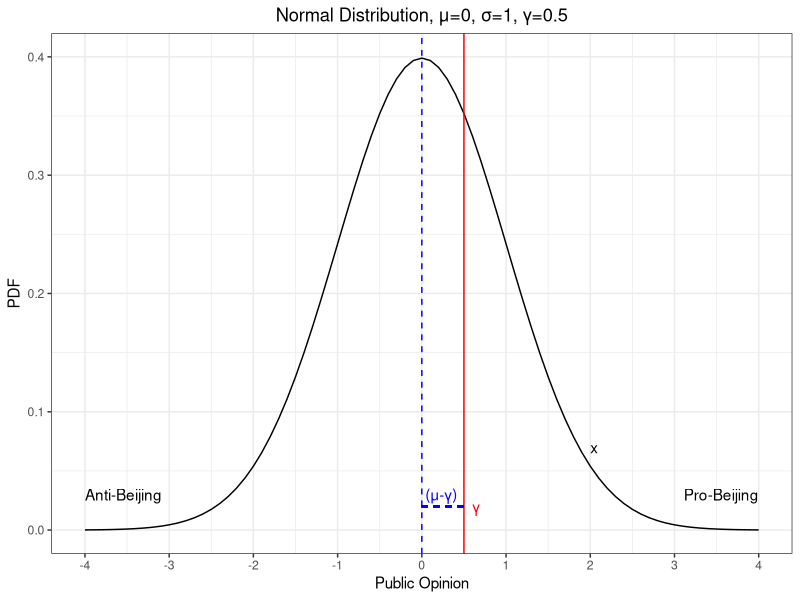
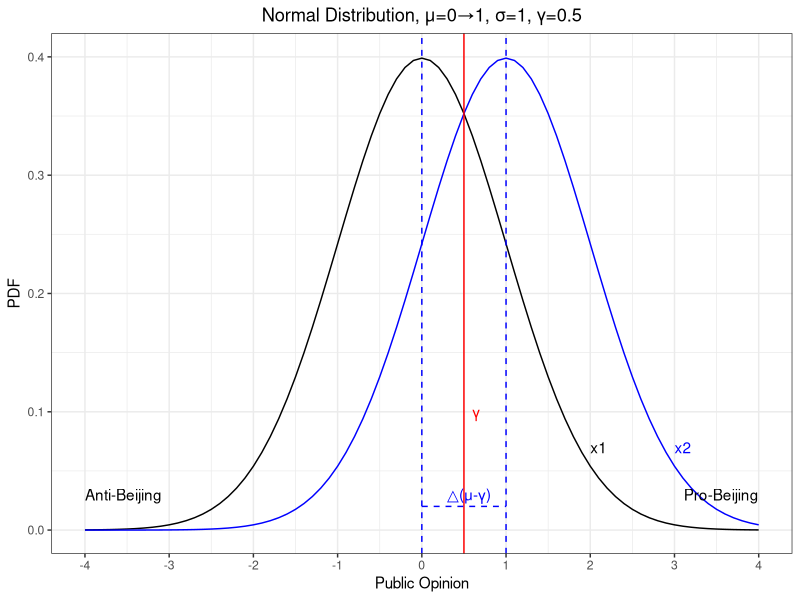
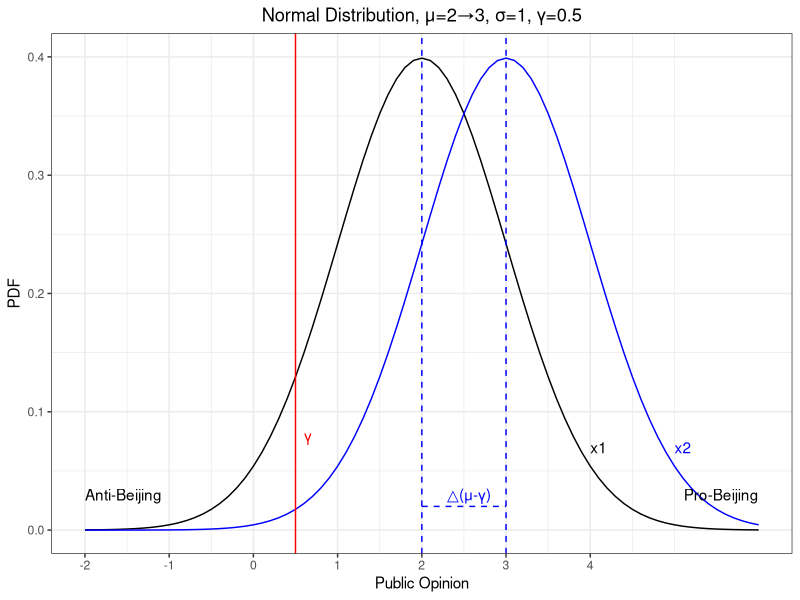
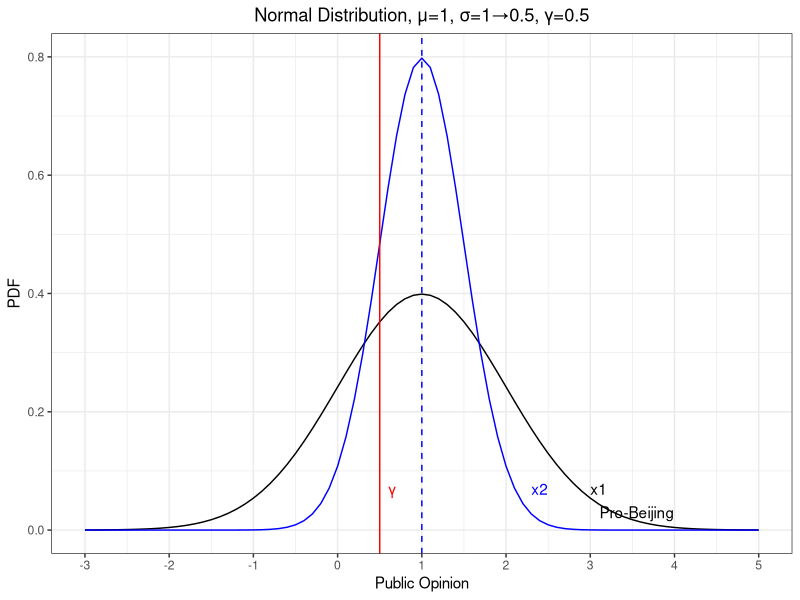
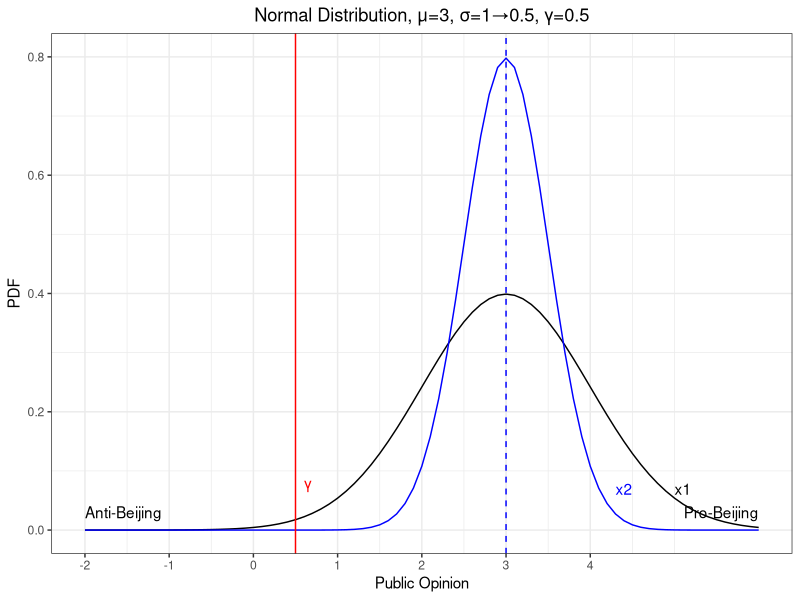

Source code (R) for these figures, in order:
#######
#######
####### Replication Data for: The Differential Impact of the Hong Kong National Security Law 
####### on Political Sensitivity Bias in Opinion Polls.
####### This file produces the figures seen in Appendix B.
####### Last Updated: May. 2023
#######
#######

rm(list=ls())
need <- c("ggplot2", "dplyr", "grid") # list packages needed
have <- need %in% rownames(installed.packages()) # checks packages you have
if(any(!have)) install.packages(need[!have]) # install missing packages
invisible(lapply(need, library, character.only=T)) # load needed packages



###############Figure B1##############################################
# Generate a sequence of numbers from -4 to 4 with increments of 0.1
x <- seq(-4, 4, by = 0.1)
y <- dnorm(x, mean = 0, sd = 1)
df <- data.frame(x = x, y = y)

# Create the plot using ggplot
ggplot(data = df, aes(x = x, y = y)) +
  geom_line() +
  scale_x_continuous(breaks = seq(-4, 4, by = 1), limits = c(-4, 4)) +
  scale_y_continuous(limits = c(0, 0.4)) +
  labs(x = "Public Opinion", y = "PDF", title = "Normal Distribution, μ=0, σ=1, γ=0.5") +
  theme_bw() +
  theme(plot.title = element_text(hjust = 0.5)) +
geom_vline(xintercept = 0.5, linetype = "solid", color = "red") +
  annotate("text", x = 2, y = 0.07, label = "x", hjust = 0)+
  annotate("text", x = 0.6, y = 0.02, label = "γ", color = "red", hjust = 0) +
  geom_vline(xintercept = 0, linetype = "dashed", color = "blue")+
  annotate("text", x = 4, y = 0.03, label = "Pro-Beijing", hjust = 1) +
  annotate("text", x = -4, y = 0.03, label = "Anti-Beijing", hjust = 0) +
geom_segment(aes(x = 0, y = 0.02, xend = 0.5, yend = 0.02), linetype = "dashed", color = "blue")+
  annotate("text", x = 0.04, y = 0.03, label = "(μ-γ)", color = "blue", hjust = 0)

#################Figure B2#####################
x2 <- seq(-4, 4, by = 0.1)
y2 <- dnorm(x2, mean = 1, sd = 1)
df2 <- data.frame(x = x2, y = y2)
ggplot() +
  geom_line(data = df, aes(x = x, y = y), color="black") +
  geom_line(data = df2, aes(x = x, y = y), color = "blue") +
  scale_x_continuous(breaks = seq(-4, 4, by = 1), limits = c(-4, 4)) +
  scale_y_continuous(limits = c(0, 0.4)) +
  labs(x = "Public Opinion", y = "PDF", title = "Normal Distribution, μ=0→1, σ=1, γ=0.5") +
  theme_bw() +
  theme(plot.title = element_text(hjust = 0.5)) +
  geom_vline(xintercept = 0.5, linetype = "solid", color = "red") +
  annotate("text", x = 2, y = 0.07, label = "x1", hjust = 0)+
  annotate("text", x = 3, y = 0.07, label = "x2", hjust = 0, color="blue")+
  annotate("text", x = 0.6, y = 0.1, label = "γ", color = "red", hjust = 0) +
  geom_vline(xintercept = 0, linetype = "dashed", color = "blue")+
  geom_vline(xintercept = 1, linetype = "dashed", color = "blue")+
  annotate("text", x = 4, y = 0.03, label = "Pro-Beijing", hjust = 1) +
  annotate("text", x = -4, y = 0.03, label = "Anti-Beijing", hjust = 0) +
  geom_segment(aes(x = 0, y = 0.02, xend = 1, yend = 0.02), linetype = "dashed", color = "blue")+
  annotate("text", x = 0.3, y = 0.03, label = "△(μ-γ)", color = "blue", hjust = 0)

##################Figure B3#########################
x3 <- seq(-2, 6, by = 0.1)
y3 <- dnorm(x3, mean = 2, sd = 1)
df3 <- data.frame(x = x3, y = y3)
x4 <- seq(-2, 6, by = 0.1)
y4 <- dnorm(x3, mean = 3, sd = 1)
df4 <- data.frame(x = x4, y = y4)
ggplot() +
  geom_line(data = df3, aes(x = x, y = y), color="black") +
  geom_line(data = df4, aes(x = x, y = y), color = "blue") +
  scale_x_continuous(breaks = seq(-4, 4, by = 1), limits = c(-2, 6)) +
  scale_y_continuous(limits = c(0, 0.4)) +
  labs(x = "Public Opinion", y = "PDF", title = "Normal Distribution, μ=2→3, σ=1, γ=0.5") +
  theme_bw() +
  theme(plot.title = element_text(hjust = 0.5)) +
  geom_vline(xintercept = 0.5, linetype = "solid", color = "red") +
  annotate("text", x = 4, y = 0.07, label = "x1", hjust = 0)+
  annotate("text", x = 5, y = 0.07, label = "x2", hjust = 0, color="blue")+
  annotate("text", x = 0.6, y = 0.08, label = "γ", color = "red", hjust = 0) +
  geom_vline(xintercept = 2, linetype = "dashed", color = "blue")+
  geom_vline(xintercept = 3, linetype = "dashed", color = "blue")+
  annotate("text", x = 6, y = 0.03, label = "Pro-Beijing", hjust = 1) +
  annotate("text", x = -2, y = 0.03, label = "Anti-Beijing", hjust = 0) +
  geom_segment(aes(x = 2, y = 0.02, xend = 3, yend = 0.02), linetype = "dashed", color = "blue")+
  annotate("text", x = 2.3, y = 0.03, label = "△(μ-γ)", color = "blue", hjust = 0)

##################Figure B4#########################
x2 <- seq(-3, 5, by = 0.1)
y2 <- dnorm(x2, mean = 1, sd = 1)
df2 <- data.frame(x = x2, y = y2)
x2s <- seq(-3, 5, by = 0.1)
y2s <- dnorm(x2s, mean = 1, sd = 0.5)
df2s <- data.frame(x = x2s, y = y2s)
ggplot() +
  geom_line(data = df2, aes(x = x, y = y), color="black") +
  geom_line(data = df2s, aes(x = x, y = y), color = "blue") +
  scale_x_continuous(breaks = seq(-3, 5, by = 1), limits = c(-3, 5)) +
  scale_y_continuous(limits = c(0, 0.8)) +
  labs(x = "Public Opinion", y = "PDF", title = "Normal Distribution, μ=1, σ=1→0.5, γ=0.5") +
  theme_bw() +
  theme(plot.title = element_text(hjust = 0.5)) +
  geom_vline(xintercept = 0.5, linetype = "solid", color = "red") +
  annotate("text", x = 3, y = 0.07, label = "x1", hjust = 0)+
  annotate("text", x = 2.3, y = 0.07, label = "x2", hjust = 0, color="blue")+
  annotate("text", x = 0.6, y = 0.07, label = "γ", color = "red", hjust = 0) +
  geom_vline(xintercept = 1, linetype = "dashed", color = "blue")+
  annotate("text", x = 4, y = 0.03, label = "Pro-Beijing", hjust = 1) +
  annotate("text", x = -4, y = 0.03, label = "Anti-Beijing", hjust = 0)

#################Figure B5############################
x4 <- seq(-2, 6, by = 0.1)
y4 <- dnorm(x3, mean = 3, sd = 1)
df4 <- data.frame(x = x4, y = y4)
x4s <- seq(-2, 6, by = 0.1)
y4s <- dnorm(x3, mean = 3, sd = 0.5)
df4s <- data.frame(x = x4s, y = y4s)
ggplot() +
  geom_line(data = df4, aes(x = x, y = y), color = "black") +
  geom_line(data = df4s, aes(x = x, y = y), color = "blue") +
  scale_x_continuous(breaks = seq(-4, 4, by = 1), limits = c(-2, 6)) +
  scale_y_continuous(limits = c(0, 0.8)) +
  labs(x = "Public Opinion", y = "PDF", title = "Normal Distribution, μ=3, σ=1→0.5, γ=0.5") +
  theme_bw() +
  theme(plot.title = element_text(hjust = 0.5)) +
  geom_vline(xintercept = 0.5, linetype = "solid", color = "red") +
  annotate("text", x = 5, y = 0.07, label = "x1", hjust = 0)+
  annotate("text", x = 4.3, y = 0.07, label = "x2", hjust = 0, color="blue")+
  annotate("text", x = 0.6, y = 0.08, label = "γ", color = "red", hjust = 0) +
  geom_vline(xintercept = 3, linetype = "dashed", color = "blue")+
  annotate("text", x = 6, y = 0.03, label = "Pro-Beijing", hjust = 1) +
  annotate("text", x = -2, y = 0.03, label = "Anti-Beijing", hjust = 0)
